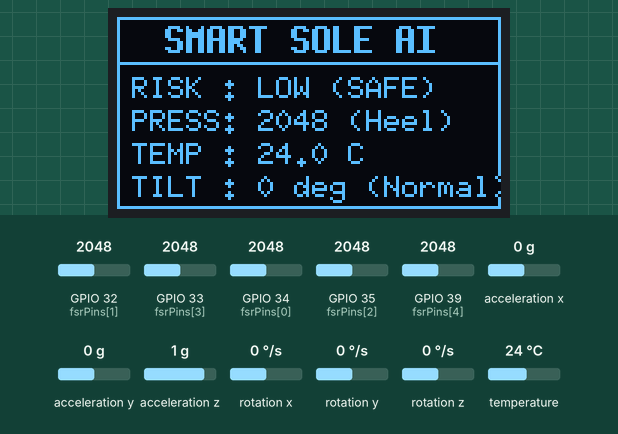
This sketch was run on a simulated ESP32. Shown: 128×64 one-colour display. Wiring (inferred from the names in the program): MPU-9250 motion sensor at I2C address 0x68. The inputs (shaded band) are chosen by the test bench; at power-on: temperature 24 °C, GPIO 32 (fsrPins[1]) = 2048, GPIO 35 (fsrPins[2]) = 2048, acceleration y 0 g, GPIO 34 (fsrPins[0]) = 2048, GPIO 33 (fsrPins[3]) = 2048, GPIO 39 (fsrPins[4]) = 2048, acceleration x 0 g, acceleration z 1 g, rotation x 0 °/s, rotation y 0 °/s, rotation z 0 °/s (analog values on the 0–4095 scale). What the sketch prints to the serial monitor is not drawn.

Above: at 2.9 s.
3.0 s: temperature set to 33 °C
At 3.7 s:
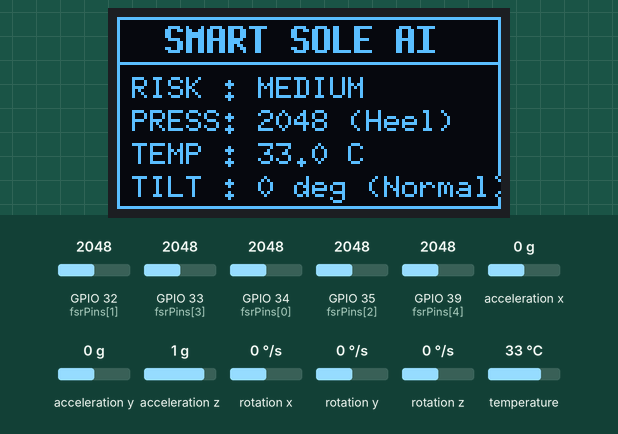
6.0 s: GPIO 32 (fsrPins[1]) set to 2082
At 6.27 s:
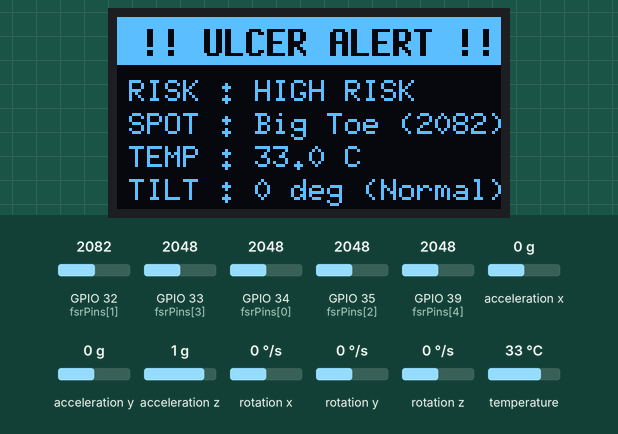
8.2 s: GPIO 35 (fsrPins[2]) set to 2144
At 8.47 s:
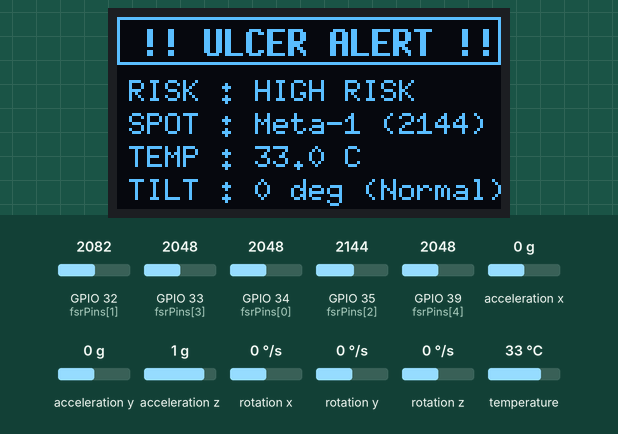
10.4 s: temperature set to 12 °C
At 11.7 s:
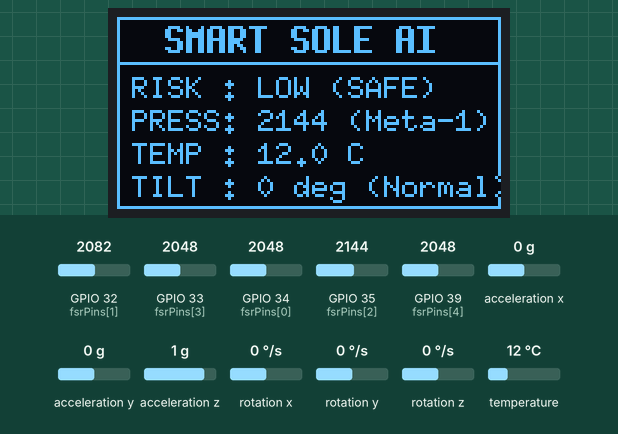
12.0 s: acceleration y set to -1.4 g
At 13.1 s:
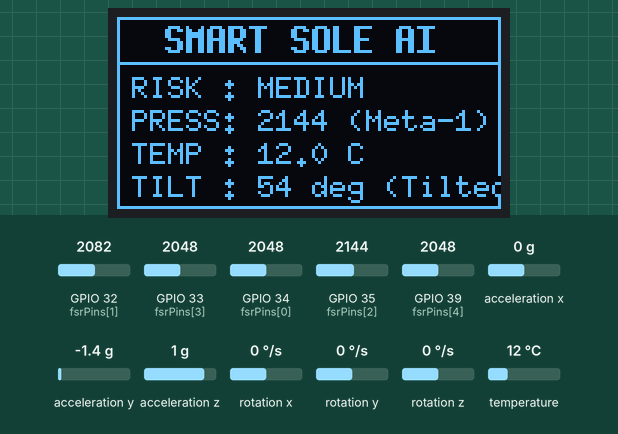
13.6 s: GPIO 34 (fsrPins[0]) set to 2192
At 14.3 s:
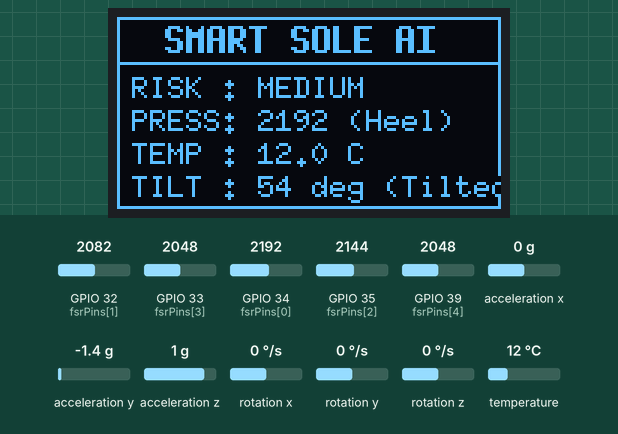
Timing chart, 0 to 16.2 s (numbered marks = the images above; inputs shaded):
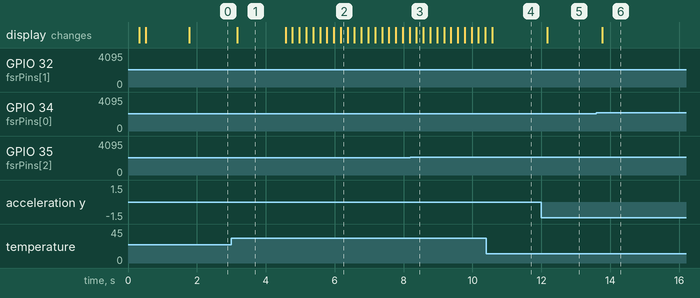

The sketch:

smart_sole_.ino
```cpp
/*
  SMART INSOLE - COMPLETE EDGE-AI CODE
  1. Trained AI Weights & Ulcer Dataset Stored in ESP32
  2. Reads Live Sensor Values (5 FSR + BMP280 + MPU6500)
  3. Compares Stored AI/Dataset with Live Sensors
  4. Shows Neat Result on OLED + Serial Monitor
*/
#include <Wire.h>
#include <Adafruit_BMP280.h>
#include <U8g2lib.h>
#include <math.h>
// ============================================================================
// PART 1: TRAINED AI WEIGHTS & ULCER DATASET STORED IN ESP32 MEMORY
// (Trained in Python from 1,500-row dfu_patient_dataset.csv)
// ============================================================================
const float NN_W1[8][7] = {
  {  0.034f, -0.261f, -0.240f, -0.265f, -0.067f, -0.235f, -0.251f },
  { -0.054f, -0.329f, -0.196f,  0.003f, -0.331f, -0.210f,  0.031f },
  {  0.098f, -1.093f, -1.228f, -1.004f,  0.002f, -1.334f, -0.648f },
  {  0.346f,  1.296f,  1.394f,  1.295f,  0.565f,  1.420f,  0.895f },
  {  0.143f, -0.317f, -0.190f, -0.147f, -0.294f, -0.187f, -0.155f },
  {  0.447f,  1.774f,  1.935f,  1.796f,  0.798f,  1.998f,  1.278f },
  {  0.236f,  0.190f, -0.191f, -0.328f, -0.130f, -0.162f,  0.308f },
  {  0.068f,  0.184f,  0.265f,  0.285f,  0.096f,  0.225f,  0.162f }
};
const float NN_B1[8] = { 0.600f, 0.000f, 6.398f, -2.030f, 0.000f, -2.785f, -0.005f, -0.392f };

const float NN_W2[3][8] = {
  {  0.364f, 0.002f,  1.963f, -2.038f,  0.020f, -2.781f, -0.021f, -0.375f },
  { -0.314f, 0.042f,  0.697f,  0.114f, -0.030f,  0.245f, -0.019f,  0.017f },
  {  0.016f, 0.003f, -2.646f,  1.831f, -0.016f,  2.614f,  0.035f,  0.314f }
};
const float NN_B2[3] = { 1.713f, 1.214f, -2.927f };

// Reference Ulcer Patient Dataset stored in ESP32 Flash (PROGMEM)
struct PatientRecord {
  uint16_t fsr[5];
  float temp_delta;
  float tilt_deg;
  uint8_t risk_lvl; // 0 = LOW, 1 = MEDIUM, 2 = HIGH (Ulcer)
};

const int DATASET_SIZE = 9;
const PatientRecord ULCER_PATIENT_DB[DATASET_SIZE] PROGMEM = {
  // Normal / Safe Standing Profiles (Risk = 0)
  { {   50,   40,   45,   40,   35 }, 0.1f,  1.0f, 0 },
  { { 1650, 1350, 1480, 1390, 1150 }, 0.3f,  2.5f, 0 },
  { { 3100, 2850, 3050, 2900, 2600 }, 0.6f,  4.0f, 0 },
  // Medium Pre-Ulcer Profiles (Risk = 1)
  { {  900, 2750, 1100,  900,  600 }, 1.4f,  9.0f, 1 },
  { { 1800, 2100, 2200, 1900, 1500 }, 1.6f,  6.0f, 1 },
  { { 1700, 1900, 2100, 2000, 1800 }, 0.8f, 14.5f, 1 },
  // High-Risk Ulcer Patient Profiles (Risk = 2)
  { {  250, 3750,  450,  300,  200 }, 1.2f,  6.0f, 2 },
  { {  300,  500, 3800,  400,  250 }, 2.4f,  8.0f, 2 },
  { { 1900, 3100, 3400, 3100, 2200 }, 2.3f, 21.0f, 2 }
};

// ---------- HARDWARE OBJECTS & PINS ----------
U8G2_SSD1306_128X64_NONAME_F_HW_I2C u8g2(U8G2_R0, U8X8_PIN_NONE);
Adafruit_BMP280 bmp;
bool bmpOK = false;

#define MPU_ADDR 0x68
bool mpuOK = false;

const int fsrPins[5] = {34, 32, 35, 33, 39};
const char* zoneNames[5] = {"Heel", "Big Toe", "Meta-1", "Meta-3", "Meta-5"};
int fsrValues[5] = {0, 0, 0, 0, 0};

float ax = 0, ay = 0, az = 0;
float gx = 0, gy = 0, gz = 0;
float temperatureC = 32.0f;

float baselineTempC = 32.0f;
float baselineRollDeg = 0.0f;
float tempDeltaC = 0.0f;
float tiltDev = 0.0f;

uint8_t currentRiskLevel = 0; // 0 = LOW, 1 = MEDIUM, 2 = HIGH (ULCER ALERT)
int peakFSR = 0;
int peakZoneIdx = 0;
int highRiskStreak = 0;
const int ALERT_STREAK_REQUIRED = 8;
bool alertBlinkState = false;

unsigned long lastSample = 0;
const unsigned long SAMPLE_INTERVAL = 200; // 5 Hz

// =====================================================
// MPU6500 REGISTER FUNCTIONS
// =====================================================

void mpuWriteRegister(uint8_t reg, uint8_t value) {
  Wire.beginTransmission(MPU_ADDR);
  Wire.write(reg);
  Wire.write(value);
  Wire.endTransmission();
}

bool mpuReadRegisters(uint8_t reg, uint8_t count, uint8_t *buffer) {
  Wire.beginTransmission(MPU_ADDR);
  Wire.write(reg);
  if (Wire.endTransmission(false) != 0) return false;

  uint8_t received = Wire.requestFrom((uint8_t)MPU_ADDR, count, (uint8_t)true);
  if (received != count) {
    while (Wire.available()) Wire.read();
    return false;
  }
  for (uint8_t i = 0; i < count; i++) buffer[i] = Wire.read();
  return true;
}

int16_t combineBytes(uint8_t highByte, uint8_t lowByte) {
  return (int16_t)(((uint16_t)highByte << 8) | lowByte);
}

bool setupMPU6500() {
  uint8_t whoAmI = 0;
  if (!mpuReadRegisters(0x75, 1, &whoAmI)) return false;
  if (whoAmI != 0x70 && whoAmI != 0x68 && whoAmI != 0x71) return false;

  mpuWriteRegister(0x6B, 0x00);
  delay(100);
  mpuWriteRegister(0x1C, 0x00);
  mpuWriteRegister(0x1B, 0x00);
  delay(50);
  return true;
}

void readMPU6500() {
  uint8_t data[14];
  if (!mpuReadRegisters(0x3B, 14, data)) {
    mpuOK = false;
    return;
  }
  ax = combineBytes(data[0], data[1]) / 16384.0f;
  ay = combineBytes(data[2], data[3]) / 16384.0f;
  az = combineBytes(data[4], data[5]) / 16384.0f;
  gx = combineBytes(data[8], data[9]) / 131.0f;
  gy = combineBytes(data[10], data[11]) / 131.0f;
  gz = combineBytes(data[12], data[13]) / 131.0f;
  mpuOK = true;
}
// =====================================================
// CALIBRATE BASELINE AT STARTUP
// =====================================================
void calibrateBaseline() {
  u8g2.clearBuffer();
  u8g2.drawFrame(0, 0, 128, 64);
  u8g2.setFont(u8g2_font_7x13B_tf);
  u8g2.drawStr(16, 26, "SMART SOLE AI");
  u8g2.setFont(u8g2_font_6x12_tf);
  u8g2.drawStr(22, 46, "Calibrating...");
  u8g2.sendBuffer();
  Serial.println("# Calibrating user baseline...");
  float sumTemp = 0;
  float sumRoll = 0;
  const int N = 12;
  for (int s = 0; s < N; s++) {
    readMPU6500();
    sumRoll += atan2f(ay, az) * 57.2958f;
    sumTemp += bmpOK ? bmp.readTemperature() : 32.0f;
    delay(100);
  }
  baselineTempC = sumTemp / N;
  baselineRollDeg = sumRoll / N;
}
// =====================================================
// PART 2: COMPARE STORED AI & DATASET WITH LIVE SENSORS
// =====================================================
// A. Run Stored TinyML Neural Network Weights on Live Sensor Data
uint8_t runTinyMLModel() {
  float x[7] = {
    fsrValues[0] / 4095.0f,
    fsrValues[1] / 4095.0f,
    fsrValues[2] / 4095.0f,
    fsrValues[3] / 4095.0f,
    fsrValues[4] / 4095.0f,
    tempDeltaC / 4.0f,
    tiltDev / 35.0f
  };

  float hidden[8];
  for (int i = 0; i < 8; i++) {
    float sum = NN_B1[i];
    for (int j = 0; j < 7; j++) sum += NN_W1[i][j] * x[j];
    hidden[i] = (sum > 0.0f) ? sum : 0.0f;
  }

  int bestClass = 0;
  float bestScore = -999.0f;
  for (int k = 0; k < 3; k++) {
    float sum = NN_B2[k];
    for (int i = 0; i < 8; i++) sum += NN_W2[k][i] * hidden[i];
    if (sum > bestScore) {
      bestScore = sum;
      bestClass = k;
    }
  }
  return bestClass;
}
// B. Compare Live Sensor Data with Stored Ulcer Patient Dataset
uint8_t compareWithStoredDataset() {
  float minDist = 9999.0f;
  uint8_t matchedRisk = 0;

  for (int i = 0; i < DATASET_SIZE; i++) {
    PatientRecord ref;
    memcpy_P(&ref, &ULCER_PATIENT_DB[i], sizeof(PatientRecord));

    float d_fsr = 0.0f;
    for (int j = 0; j < 5; j++) {
      float diff = (float(fsrValues[j]) - float(ref.fsr[j])) / 4095.0f;
      d_fsr += diff * diff;
    }
    float d_temp = (tempDeltaC - ref.temp_delta) / 4.0f;
    float d_tilt = (tiltDev - ref.tilt_deg) / 30.0f;

    float dist = sqrtf(d_fsr + 2.0f * d_temp * d_temp + 1.5f * d_tilt * d_tilt);
    if (dist < minDist) {
      minDist = dist;
      matchedRisk = ref.risk_lvl;
    }
  }
  return matchedRisk;
}
// C. Final Edge-AI Fusion Decision
void evaluateUlcerRisk() {
  tempDeltaC = bmpOK ? (temperatureC - baselineTempC) : 0.0f;
  float rollDeg = atan2f(ay, az) * 57.2958f;
  tiltDev = fabsf(rollDeg - baselineRollDeg);
  peakFSR = 0;
  peakZoneIdx = 0;
  long sumFSR = 0;
  int activeCount = 0;
  for (int i = 0; i < 5; i++) {
    sumFSR += fsrValues[i];
    if (fsrValues[i] > 1200) activeCount++;
    if (fsrValues[i] > peakFSR) {
      peakFSR = fsrValues[i];
      peakZoneIdx = i;
    }
  }
  float avgOtherFSR = (sumFSR - peakFSR) / 4.0f;
  // Get predictions from Stored TinyML Model & Stored Patient Dataset
  uint8_t nnRisk      = runTinyMLModel();
  uint8_t datasetRisk = compareWithStoredDataset();
  // Spatial Load Balance Checks (Prevents false alarm on normal balanced standing)
  bool focalHotspot     = (peakFSR >= 3300) && (avgOtherFSR < 900.0f) && (activeCount <= 2);
  bool pressAndTemp     = (peakFSR >= 2600) && (tempDeltaC >= 2.0f);
  bool pressAndTilt     = (peakFSR >= 2800) && (tiltDev >= 18.0f);
  bool moderateOverload = (peakFSR >= 2700) && (avgOtherFSR < 1300.0f);
  bool moderateTemp     = (tempDeltaC >= 1.2f);

  uint8_t instantRisk = 0;
  if (focalHotspot || pressAndTemp || pressAndTilt ||
      ((nnRisk == 2 || datasetRisk == 2) && (activeCount <= 2 || tempDeltaC >= 1.8f))) {
    instantRisk = 2;
  } else if (datasetRisk == 1 || moderateOverload || moderateTemp || tiltDev >= 12.0f) {
    instantRisk = 1;
  } else {
    instantRisk = 0;
  }

  if (instantRisk == 2) {
    highRiskStreak++;
    currentRiskLevel = (highRiskStreak >= ALERT_STREAK_REQUIRED) ? 2 : 1;
  } else {
    if (highRiskStreak > 0) highRiskStreak--;
    currentRiskLevel = instantRisk;
  }
}
// =====================================================
// READ SENSORS
// =====================================================
void readSensors() {
  for (int i = 0; i < 5; i++) {
    fsrValues[i] = analogRead(fsrPins[i]);
  }
  readMPU6500();
  if (bmpOK) {
    temperatureC = bmp.readTemperature();
  }
  evaluateUlcerRisk();
}
// =====================================================
// SERIAL MONITOR OUTPUT
// =====================================================
void printSerialHeader() {
  Serial.println("time_ms,FSR1_Heel,FSR2_BigToe,FSR3_M1,FSR4_M3,FSR5_M5,Peak_Spot,Temp_C,TempDelta_C,Tilt_Deg,Risk_Level,Status");
}

void printSerialData() {
  const char* statusText[3] = {"LOW_SAFE", "MEDIUM_WARN", "!!_ULCER_ALERT_!!"};

  Serial.print(millis());
  Serial.print(",");
  Serial.print(fsrValues[0]);
  Serial.print(",");
  Serial.print(fsrValues[1]);
  Serial.print(",");
  Serial.print(fsrValues[2]);
  Serial.print(",");
  Serial.print(fsrValues[3]);
  Serial.print(",");
  Serial.print(fsrValues[4]);
  Serial.print(",");
  Serial.print((peakFSR > 300) ? zoneNames[peakZoneIdx] : "No_Load");
  Serial.print(",");
  Serial.print(temperatureC, 2);
  Serial.print(",");
  Serial.print(tempDeltaC, 2);
  Serial.print(",");
  Serial.print(tiltDev, 1);
  Serial.print(",");
  Serial.print(currentRiskLevel);
  Serial.print(",");
  Serial.println(statusText[currentRiskLevel]);
}
// =====================================================
// SIMPLE, NEAT SINGLE-SCREEN OLED DISPLAY (WITH TILT)
// =====================================================
void displayOLED() {
  char line[32];
  u8g2.clearBuffer();

  // ---------------- ULCER ALERT SCREEN ----------------
  if (currentRiskLevel == 2) {
    alertBlinkState = !alertBlinkState;

    if (alertBlinkState) {
      u8g2.drawBox(0, 0, 128, 16);
      u8g2.setDrawColor(0);
      u8g2.setFont(u8g2_font_7x13B_tf);
      u8g2.drawStr(8, 13, "!! ULCER ALERT !!");
      u8g2.setDrawColor(1);
    } else {
      u8g2.drawFrame(0, 0, 128, 16);
      u8g2.setFont(u8g2_font_7x13B_tf);
      u8g2.drawStr(8, 13, "!! ULCER ALERT !!");
    }

    u8g2.setFont(u8g2_font_6x10_tf);
    u8g2.drawStr(4, 28, "RISK : HIGH RISK");

    snprintf(line, sizeof(line), "SPOT : %s (%d)", zoneNames[peakZoneIdx], peakFSR);
    u8g2.drawStr(4, 39, line);

    snprintf(line, sizeof(line), "TEMP : %.1f C", temperatureC);
    u8g2.drawStr(4, 50, line);

    snprintf(line, sizeof(line), "TILT : %.0f deg (%s)",
             tiltDev, (tiltDev >= 15.0f) ? "Tilted" : "Normal");
    u8g2.drawStr(4, 61, line);

    u8g2.sendBuffer();
    return;
  }

  // ---------------- NORMAL / MEDIUM SCREEN ----------------
  u8g2.drawFrame(0, 0, 128, 64);
  u8g2.drawHLine(0, 15, 128);

  u8g2.setFont(u8g2_font_7x13B_tf);
  u8g2.drawStr(16, 12, "SMART SOLE AI");

  u8g2.setFont(u8g2_font_6x10_tf);

  if (currentRiskLevel == 1) {
    u8g2.drawStr(5, 27, "RISK : MEDIUM");
  } else {
    u8g2.drawStr(5, 27, "RISK : LOW (SAFE)");
  }

  if (peakFSR > 300) {
    snprintf(line, sizeof(line), "PRESS: %d (%s)", peakFSR, zoneNames[peakZoneIdx]);
  } else {
    snprintf(line, sizeof(line), "PRESS: 0 (No Load)");
  }
  u8g2.drawStr(5, 38, line);

  snprintf(line, sizeof(line), "TEMP : %.1f C", temperatureC);
  u8g2.drawStr(5, 49, line);

  snprintf(line, sizeof(line), "TILT : %.0f deg (%s)",
           tiltDev, (tiltDev >= 12.0f) ? "Tilted" : "Normal");
  u8g2.drawStr(5, 60, line);

  u8g2.sendBuffer();
}
// =====================================================
// SETUP
// =====================================================
void setup() {
  Serial.begin(115200);
  delay(300);

  Wire.begin(21, 22);
  Wire.setClock(100000);

  analogReadResolution(12);
  for (int i = 0; i < 5; i++) {
    analogSetPinAttenuation(fsrPins[i], ADC_11db);
  }

  u8g2.begin();

  bmpOK = bmp.begin(0x76);
  if (!bmpOK) bmpOK = bmp.begin(0x77);

  mpuOK = setupMPU6500();

  calibrateBaseline();
  printSerialHeader();
}
void loop() {
  unsigned long now = millis();

  if (now - lastSample >= SAMPLE_INTERVAL) {
    lastSample = now;
    readSensors();
    printSerialData();
    displayOLED();
  }
}
```

Measured:
- the behaviour switches between 2048 and 2049 on GPIO 32 (fsrPins[1]) (found by bisection; images 1 and 2)
- the behaviour switches between 2082 and 2083 on GPIO 35 (fsrPins[2]) (found by bisection; images 2 and 3)
- the behaviour switches between 2143 and 2144 on GPIO 34 (fsrPins[0]) (found by bisection; images 5 and 6)
- after the input at 3.0 s, the display: changes after 0.17 s (image 1)
- after the input at 6.0 s, the display: changes after 0.17 s (image 2)
- after the input at 8.2 s, the display: changes after 0.17 s (image 3)
- after the input at 10.4 s, the display: changes after 0.17 s (image 4)
- after the input at 12.0 s, the display: changes after 0.18 s (image 5)
- after the input at 13.6 s, the display: changes after 0.17 s (image 6)
